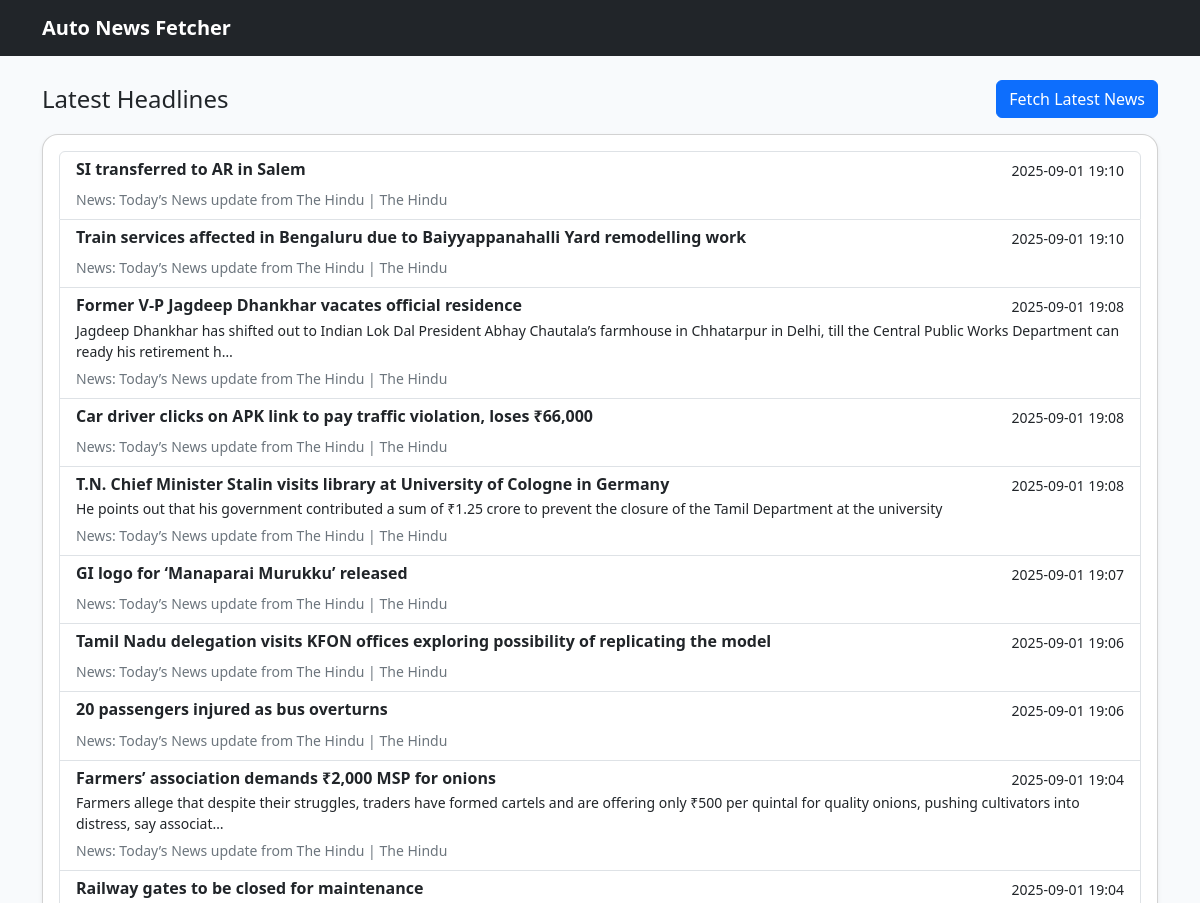
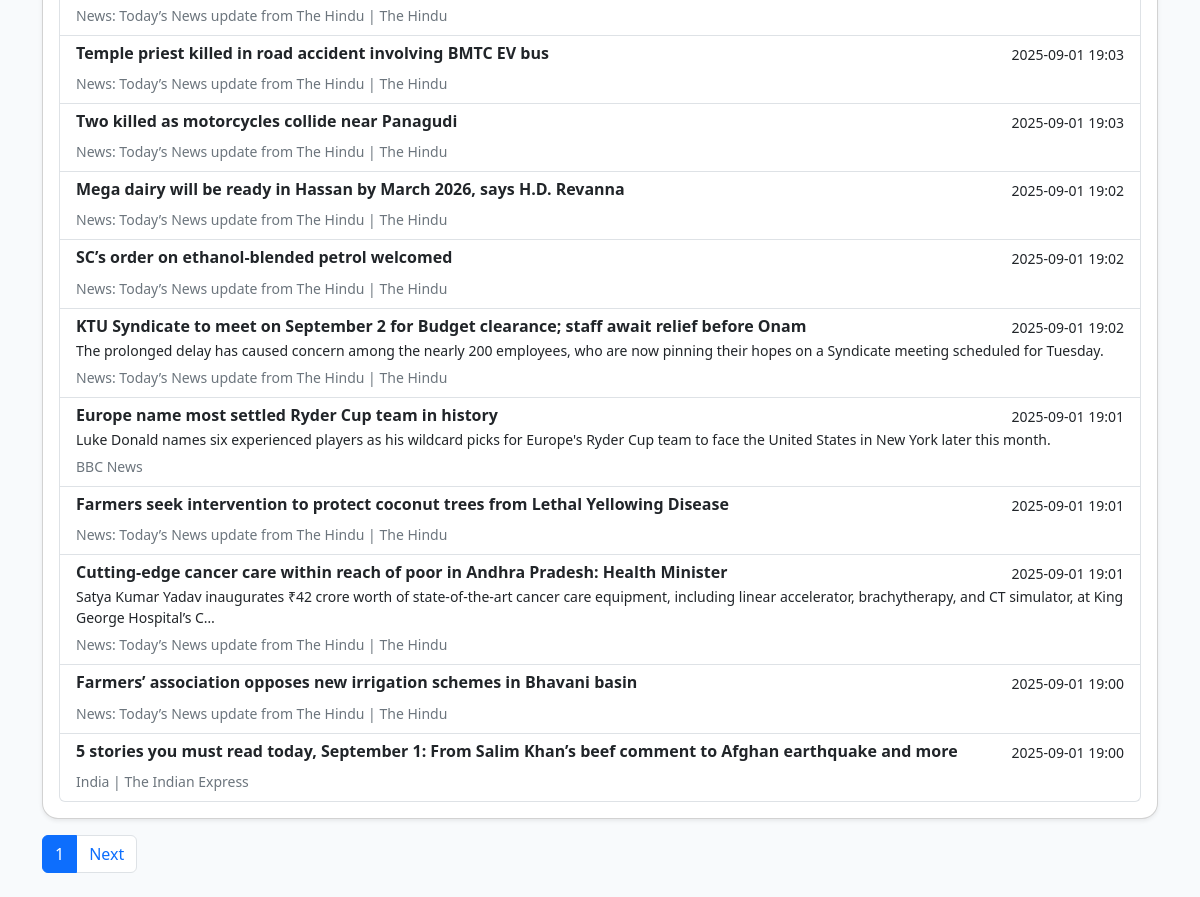
The page / on the database its author committed (2 pictures, top to bottom).
### news/models.py (models this page shows, shortened)
class NewsArticle(models.Model):
    title = models.CharField(max_length=500)
    summary = models.TextField(blank=True)
    source = models.CharField(max_length=255)
    url = models.URLField(unique=True)  # primary dedupe
    published_at = models.DateTimeField()
    created_at = models.DateTimeField(auto_now_add=True)
    class Meta:
        indexes = [
            models.Index(fields=["published_at"]),
            models.Index(fields=["source"]),
        ]
        constraints = [
            models.UniqueConstraint(
                fields=["title", "source"],
                name="uniq_title_source"
            )
        ]

### news/views.py (the view)
# urls.py: path("", DashboardView.as_view(), name="dashboard"),
class DashboardView(ListView):
    model = NewsArticle
    template_name = "news/dashboard.html"
    context_object_name = "articles"
    paginate_by = 20
    ordering = ["-published_at"]

### news/templates/news/dashboard.html (shortened to what this page needs)
{% load static %}
<!doctype html>
<html lang="en">
  <head>
    <link
      href="https://cdn.jsdelivr.net/npm/bootstrap@5.3.3/dist/css/bootstrap.min.css"
      rel="stylesheet"
    >
  </head>
  <body>
    <nav class="navbar navbar-expand-lg bg-dark navbar-dark">
      <div class="container">
        <a class="navbar-brand fw-bold" href="#">Auto News Fetcher</a>
      </div>
    </nav>
    <main class="container my-4">
      <div class="d-flex justify-content-between align-items-center mb-3">
        <h1 class="h4 m-0">Latest Headlines</h1>
        <button id="fetchBtn" class="btn btn-primary">
          Fetch Latest News
        </button>
      </div>
      <div class="card shadow-sm">
        <div class="card-body">
          <div id="newsList" class="list-group">
            {% for a in articles %}
              <a href="{{ a.url }}" target="_blank" rel="noopener"
                 class="list-group-item list-group-item-action flex-column align-items-start">
                <div class="d-flex w-100 justify-content-between">
                  <h2 class="news-title h6 mb-1">{{ a.title }}</h2>
                  <small class="text-nowrap">{{ a.published_at|date:"Y-m-d H:i" }}</small>
                </div>
                <p class="mb-1 small">{{ a.summary|default_if_none:""|truncatechars:180 }}</p>
                <small class="small-muted">{{ a.source }}</small>
              </a>
            {% empty %}
              <div class="text-center text-muted py-5">No articles yet. Click “Fetch Latest News”.</div>
            {% endfor %}
          </div>
        </div>
      </div>
      {% if is_paginated %}
      <nav class="mt-3">
        <ul class="pagination">
          <li class="page-item active"><span class="page-link">{{ page_obj.number }}</span></li>
          {% if page_obj.has_next %}
          <li class="page-item"><a class="page-link" href="?page={{ page_obj.next_page_number }}">Next</a></li>
          {% endif %}
        </ul>
      </nav>
      {% endif %}
    </main>
  </body>
</html>

### news/templates/news/dashboard.html (style rules this page uses)
body { background: #f8fafc; }
.card { border-radius: 1rem; }
.news-title { font-weight: 600; }
.small-muted { font-size: .875rem; color: #6c757d; }

### rows shown on the page
NewsArticle: title "SI transferred to AR in Salem", published_at "2025-09-01 19:10", source "News: Today’s News update from The Hindu | The Hindu"
NewsArticle: title "Train services affected in Bengaluru due to Baiyyappanahalli Yard remodelling work", published_at "2025-09-01 19:10", source "News: Today’s News update from The Hindu | The Hindu"
NewsArticle: title "Former V-P Jagdeep Dhankhar vacates official residence", published_at "2025-09-01 19:08", summary "Jagdeep Dhankhar has shifted out to Indian Lok Dal President Abhay Chautala’s farmhouse in Chhatarpur in Delhi, till the Central Public Works Department can ready his retirement h…", source "News: Today’s News update from The Hindu | The Hindu"
NewsArticle: title "Car driver clicks on APK link to pay traffic violation, loses ₹66,000", published_at "2025-09-01 19:08", source "News: Today’s News update from The Hindu | The Hindu"
NewsArticle: title "T.N. Chief Minister Stalin visits library at University of Cologne in Germany", published_at "2025-09-01 19:08", summary "He points out that his government contributed a sum of ₹1.25 crore to prevent the closure of the Tamil Department at the university", source "News: Today’s News update from The Hindu | The Hindu"
NewsArticle: title "GI logo for ‘Manaparai Murukku’ released", published_at "2025-09-01 19:07", source "News: Today’s News update from The Hindu | The Hindu"
NewsArticle: title "Tamil Nadu delegation visits KFON offices exploring possibility of replicating the model", published_at "2025-09-01 19:06", source "News: Today’s News update from The Hindu | The Hindu"
NewsArticle: title "20 passengers injured as bus overturns", published_at "2025-09-01 19:06", source "News: Today’s News update from The Hindu | The Hindu"
NewsArticle: title "Farmers’ association demands ₹2,000 MSP for onions", published_at "2025-09-01 19:04", summary "Farmers allege that despite their struggles, traders have formed cartels and are offering only ₹500 per quintal for quality onions, pushing cultivators into distress, say associat…", source "News: Today’s News update from The Hindu | The Hindu"
NewsArticle: title "Railway gates to be closed for maintenance", published_at "2025-09-01 19:04", source "News: Today’s News update from The Hindu | The Hindu"
NewsArticle: title "Temple priest killed in road accident involving BMTC EV bus", published_at "2025-09-01 19:03", source "News: Today’s News update from The Hindu | The Hindu"
NewsArticle: title "Two killed as motorcycles collide near Panagudi", published_at "2025-09-01 19:03", source "News: Today’s News update from The Hindu | The Hindu"
NewsArticle: title "Mega dairy will be ready in Hassan by March 2026, says H.D. Revanna", published_at "2025-09-01 19:02", source "News: Today’s News update from The Hindu | The Hindu"
NewsArticle: title "SC’s order on ethanol-blended petrol welcomed", published_at "2025-09-01 19:02", source "News: Today’s News update from The Hindu | The Hindu"
NewsArticle: title "KTU Syndicate to meet on September 2 for Budget clearance; staff await relief before Onam", published_at "2025-09-01 19:02", summary "The prolonged delay has caused concern among the nearly 200 employees, who are now pinning their hopes on a Syndicate meeting scheduled for Tuesday.", source "News: Today’s News update from The Hindu | The Hindu"
NewsArticle: title "Europe name most settled Ryder Cup team in history", published_at "2025-09-01 19:01", summary "Luke Donald names six experienced players as his wildcard picks for Europe's Ryder Cup team to face the United States in New York later this month.", source "BBC News"
NewsArticle: title "Farmers seek intervention to protect coconut trees from Lethal Yellowing Disease", published_at "2025-09-01 19:01", source "News: Today’s News update from The Hindu | The Hindu"
NewsArticle: title "Cutting-edge cancer care within reach of poor in Andhra Pradesh: Health Minister", published_at "2025-09-01 19:01", summary "Satya Kumar Yadav inaugurates ₹42 crore worth of state-of-the-art cancer care equipment, including linear accelerator, brachytherapy, and CT simulator, at King George Hospital’s C…", source "News: Today’s News update from The Hindu | The Hindu"
NewsArticle: title "Farmers’ association opposes new irrigation schemes in Bhavani basin", published_at "2025-09-01 19:00", source "News: Today’s News update from The Hindu | The Hindu"
NewsArticle: title "5 stories you must read today, September 1: From Salim Khan’s beef comment to Afghan earthquake and more", published_at "2025-09-01 19:00", source "India | The Indian Express"

### other values the page prints
{{ page_obj.number }} "1"
